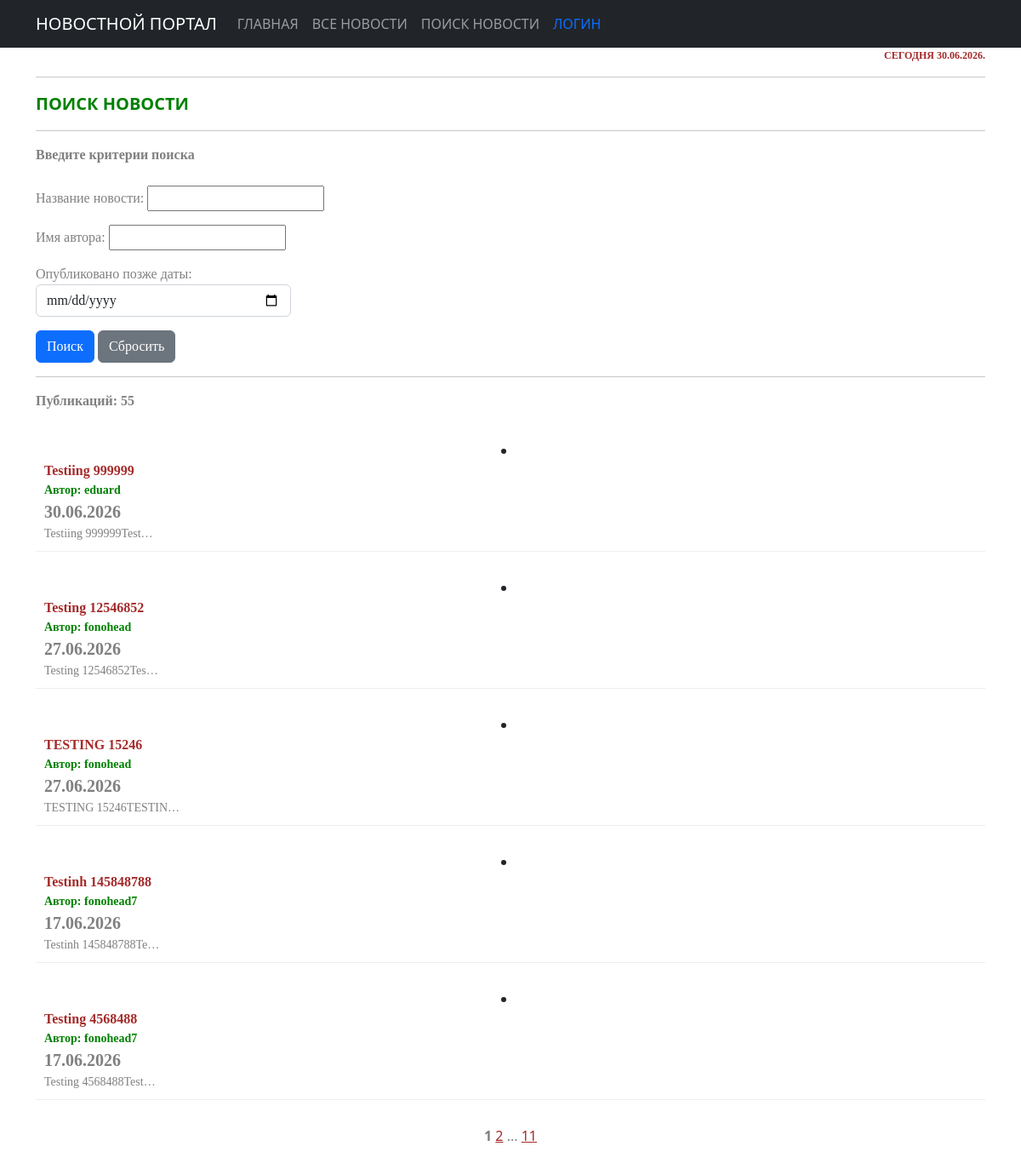
The app's page /news/search/ with its own data.
### news/models.py (models this page shows, shortened)
class Post(models.Model):
    ARTICLE = 'AR'
    NEWS = 'NW'
    TYPE_CHOICES = [(ARTICLE, 'Статья'), (NEWS, 'Новость')]
    author = models.ForeignKey(Author, on_delete=models.CASCADE)
    post_type = models.CharField(max_length=2, choices=TYPE_CHOICES, default=ARTICLE)
    created_at = models.DateTimeField(auto_now_add=True)
    categories = models.ManyToManyField(Category, through='PostCategory')
    title = models.CharField(max_length=250)
    text = models.TextField()
    rating = models.IntegerField(default=0)
    class Meta:
        ordering = ['-created_at']

### accounts/models.py (models this page shows, shortened)
class Author(models.Model):
    user = models.OneToOneField(User, on_delete=models.CASCADE, related_name='author')
    rating = models.IntegerField(default=0)

### news/views.py (the view)
# urls.py: path('search/', news_search, name='news_search'),
def news_search(request):
    news_list = Post.objects.all().select_related('author__user')  # ← Оптимизация: загружаем сразу User
    news_filter = NewsFilter(request.GET, queryset=news_list)
    paginator = Paginator(news_filter.qs, 5)
    page_number = request.GET.get('page')
    page_obj = paginator.get_page(page_number)
    return render(request, 'flatpages/post_search.html', {
        'filter': news_filter,
        'page_obj': page_obj,
    })

### accounts/context_processors.py (called while the page is built, shortened)
def user_groups(request):
    if request.user.is_authenticated:
        has_authors_group = request.user.groups.filter(name='authors').exists()
    else:
        has_authors_group = False
    return {
        'user_has_authors_group': has_authors_group,
    }

def user_groups_context(request):
    context = {
        'user_has_authors_group': False,
        'user_has_sub_politics_group': False,
        'user_has_sub_culture_group': False,
        'user_has_sub_sport_group': False,
        'user_has_sub_humour_group': False,
    }
    return context

### news/templatetags/custom_filters.py (called while the page is built)
@register.filter()
def censor(text):
    if not isinstance(text, str):
        raise TypeError("Требуется строка, получено: " + str(type(text).__name__))
    words = text.split()
    result = []
    for word in words:
        clean_word = ""
        punctuation = ""
        for char in word:
            if char.isalpha():
                clean_word += char
            else:
                punctuation += char
        if not clean_word:
            result.append(word)
            continue
        if clean_word.lower() in forbidden_words and clean_word[1:].islower():
            censored = clean_word[0] + '*' * (len(clean_word) - 1)
            result.append(censored + punctuation)
        else:
            result.append(word)
    return " ".join(result)

### news/templatetags/custom_tags.py (called while the page is built)
@register.simple_tag()
def current_time(format_string='%d.%m.%Y.'):
    return datetime.utcnow().strftime(format_string)

@register.simple_tag(takes_context=True)
def url_replace(context, **kwargs):
   d = context['request'].GET.copy()
   for k, v in kwargs.items():
       d[k] = v
   return d.urlencode()

### templates/flatpages/post_search.html (shortened to what this page needs)
{% extends 'flatpages/default.html' %}
{% load custom_filters %}
{% load custom_tags %}
{% block content %}
<div style="text-align: right; color: brown; font-size: 12px; font-weight: bold; font-family: tahoma;">
    СЕГОДНЯ {% current_time %}
</div>
<hr>
<div style="text-align: left; color: green; font-size: 20px; font-weight: bold;">
        ПОИСК НОВОСТИ
</div>
<hr>
<div style="text-align: left; color: grey; font-size: 16px; font-weight: bold; font-family: tahoma;">
    Введите критерии поиска</div>
    <br>
    <form method="get" style="text-align: left; color: grey; font-family: tahoma;">
        {{ filter.form.as_p }}
        <button type="submit" class="btn btn-primary">Поиск</button>
        <a href="{% url 'news:news_search' %}" class="btn btn-secondary">Сбросить</a>
    </form>
    <hr>
    {% if filter.qs %}
        <div style="text-align: left; color: grey; font-family: tahoma; font-weight: bold; font-size: 16px;">
            Публикаций: {{ filter.qs.count }}</div>
            <br>
            {% for news in page_obj %}
            <li style="margin-bottom: 20px; padding: 10px; border-bottom: 1px solid #eeeeee;">
            <div style="text-align: left; color: grey; font-family: tahoma; font-size: 16px;">
                <div style="text-align: left; font-size: 16px;color: brown; font-weight: bold;">
                    {{ news.title|censor }}</div>
                <div style="text-align: left; font-size: 14px;color: green; font-weight: bold;">
                    Автор: {{ news.author.user.username }}</div>
                <div style="text-align: left; font-size: 20px;color: grey; font-weight: bold;">
                    {{ news.created_at|date:"d.m.Y" }}</div>
                <div style="text-align: left; font-size: 14px;">
                    {{ news.text|censor|truncatechars:20 }}</div>
            </div>
        </li>
            {% endfor %}
    {% elif request.GET %}
        <div style="text-align: left; color: orange; font-family: tahoma; font-weight: bold; font-size: 16px;">
            К сожалению, по вашему запросу ничего не найдено...</div>
    {% endif %}
<div style="color: grey; text-align: center; margin: 30px 0;">
  <strong style="color: grey;">{{ page_obj.number }}</strong>
  {% if page_obj.has_next %}
    <a href="?{% url_replace page=page_obj.next_page_number %}" style="color: brown;">
        {{ page_obj.next_page_number }}</a>
    {% if page_obj.paginator.num_pages != page_obj.next_page_number %}
      ... <a href="?{% url_replace page=page_obj.paginator.num_pages %}" style="color: brown;">
    {{ page_obj.paginator.num_pages }}</a>
    {% endif %}
  {% endif %}
</div>
{% endblock content %}

### records on screen
Post: title|censor "Testiing 999999", author.user.username "eduard", created_at "30.06.2026", text|censor "Testiing 999999Test…"
Post: title|censor "Testing 12546852", author.user.username "fonohead", created_at "27.06.2026", text|censor "Testing 12546852Tes…"
Post: title|censor "TESTING 15246", author.user.username "fonohead", created_at "27.06.2026", text|censor "TESTING 15246TESTIN…"
Post: title|censor "Testinh 145848788", author.user.username "fonohead7", created_at "17.06.2026", text|censor "Testinh 145848788Te…"
Post: title|censor "Testing 4568488", author.user.username "fonohead7", created_at "17.06.2026", text|censor "Testing 4568488Test…"

### other values on screen
{{ filter.qs.count }} "55"
{{ page_obj.number }} "1"
{{ page_obj.next_page_number }} "2"
{{ page_obj.paginator.num_pages }} "11"
